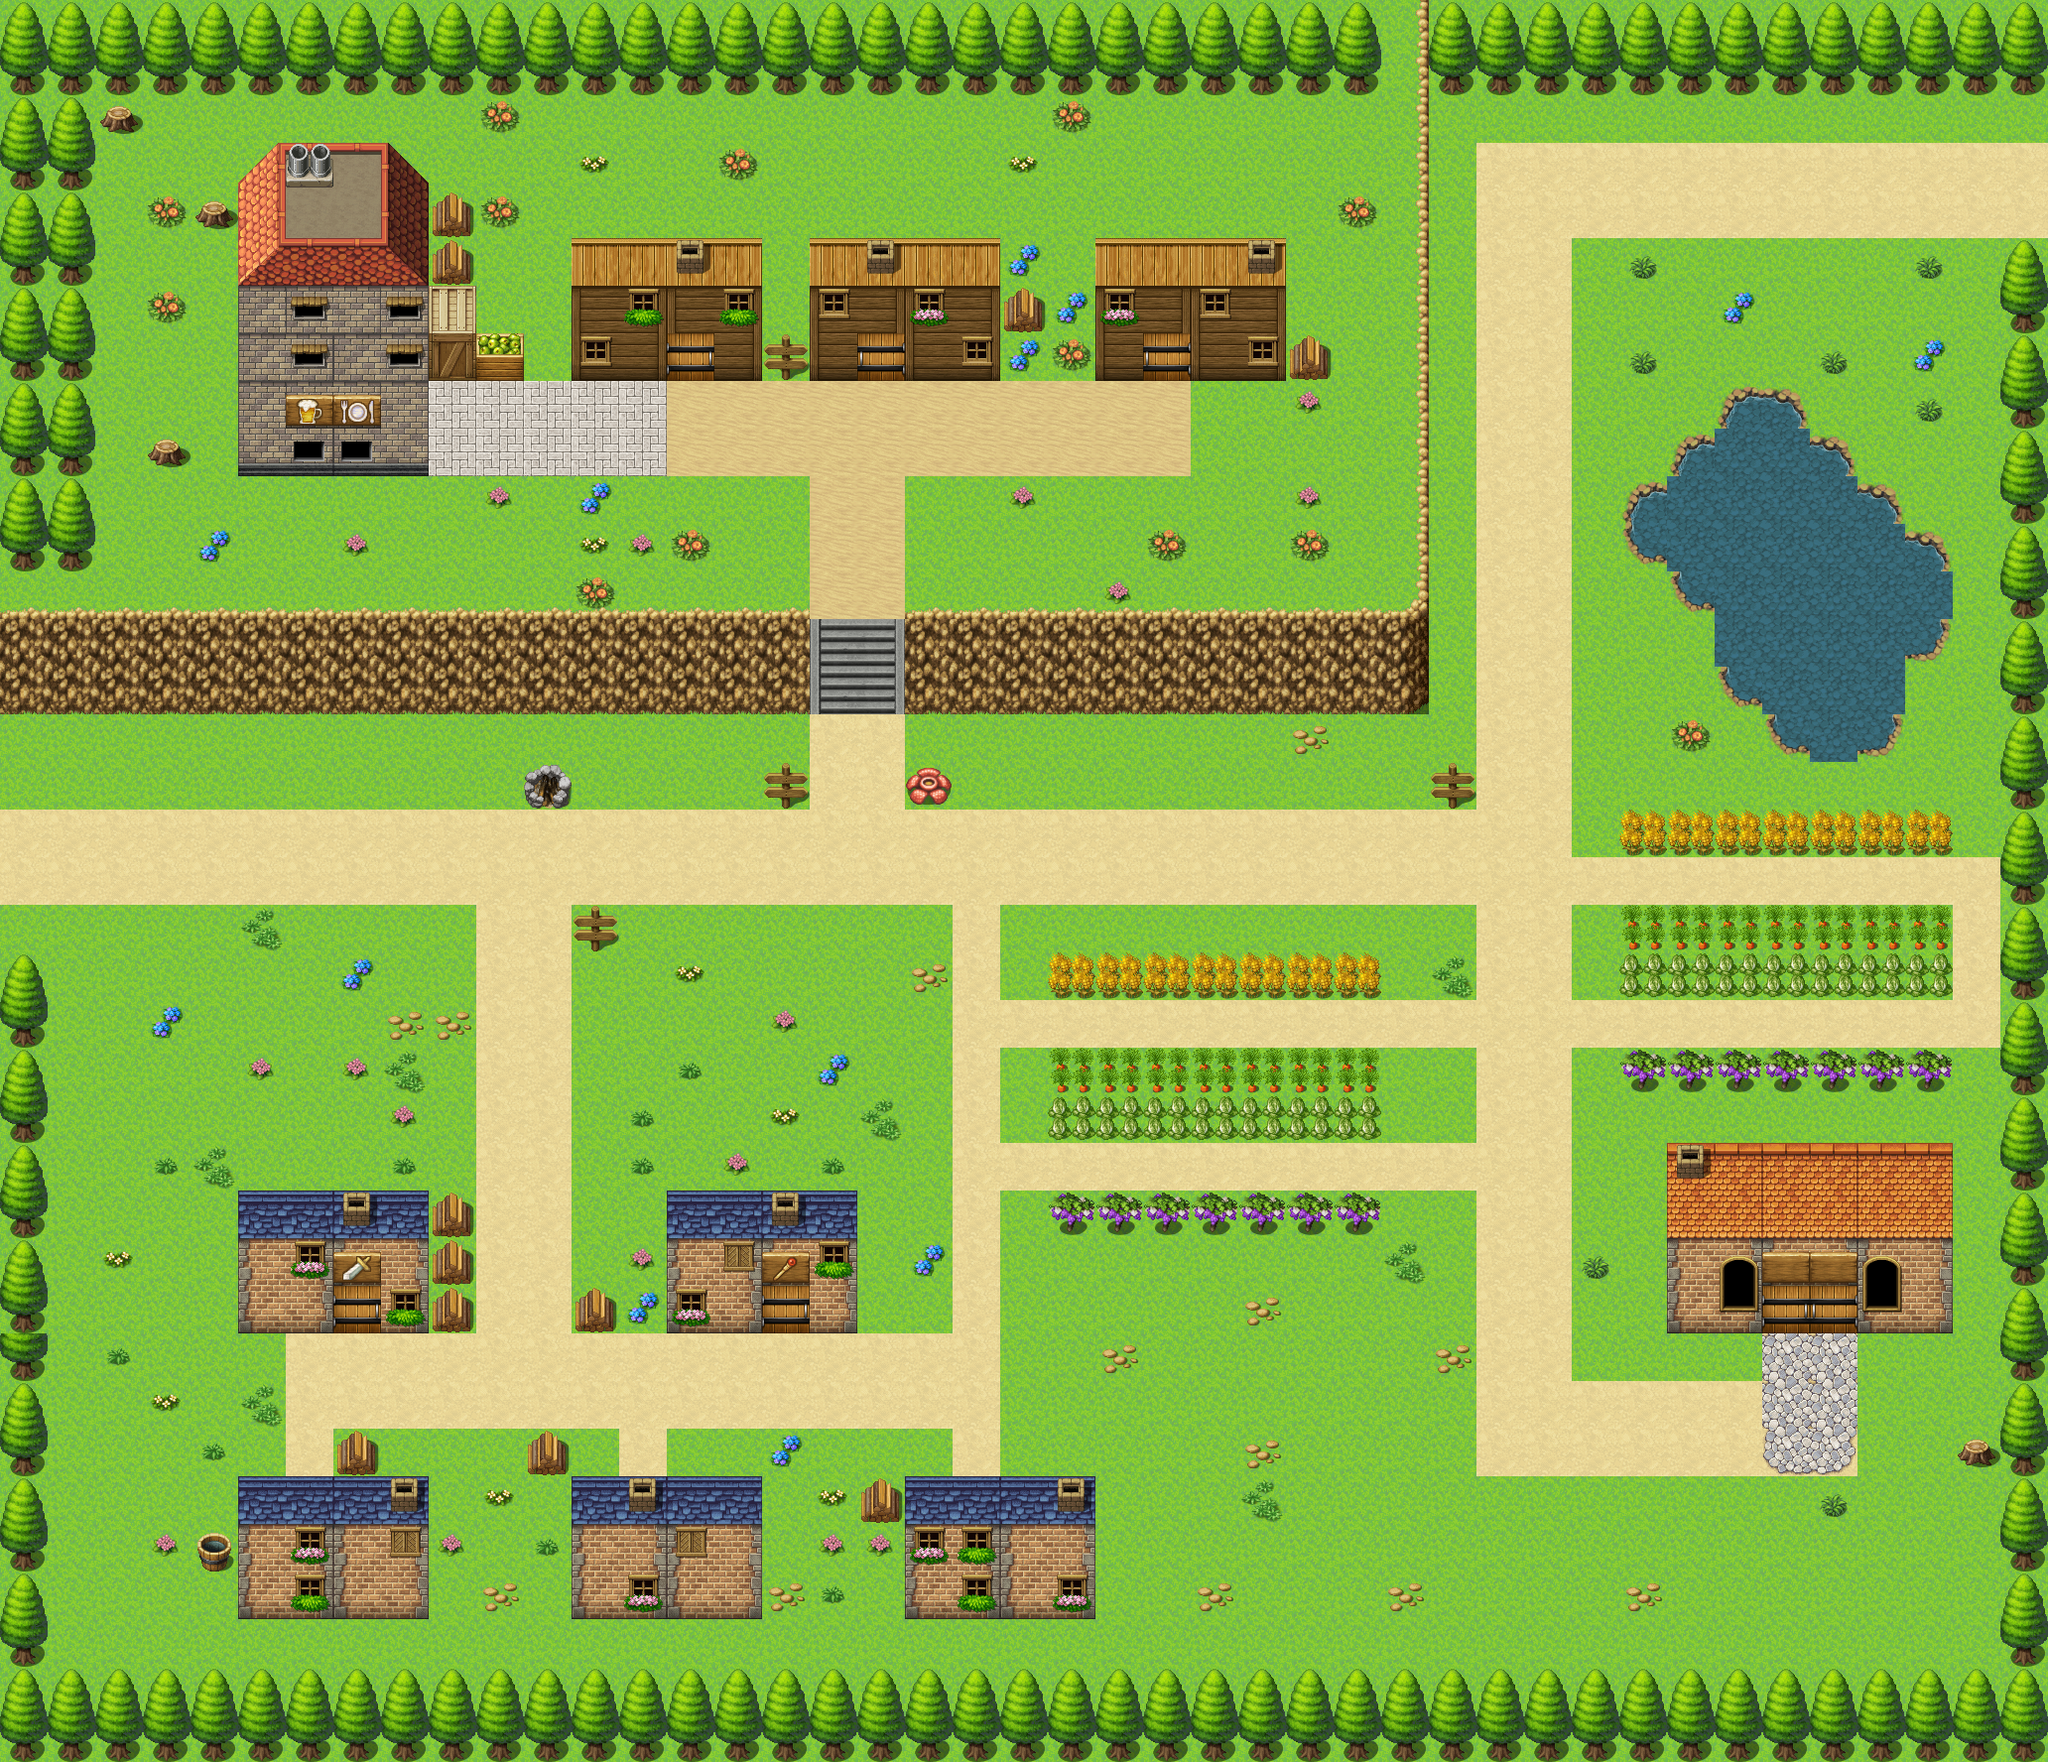

This game map was drawn from its Tiled (.tmx) file and the tilesets committed beside it. A one-line description and the trimmed map source follow:
An orthogonal 43x37 tile map with 48x48 px tiles, 3 tile layers (Background, Collision, Foreground), 8 tilesets and 6 objects (ToForestPath2, ToForestPath1, ToVillage2_PotionsShop, ToVillage2_EquipShop).

<map version="1.9" tiledversion="1.9.2" orientation="orthogonal" renderorder="right-down" width="43" height="37" tilewidth="48" tileheight="48" infinite="0" nextlayerid="5" nextobjectid="10">
 <tileset firstgid="1" source="../Tilesets/Outside_A5.tsx" />
 <tileset firstgid="129" source="../Tilesets/Door.tsx" />
 <tileset firstgid="225" source="../Tilesets/Outside_A3.tsx" />
 <tileset firstgid="353" source="../Tilesets/Outside_B.tsx" />
 <tileset firstgid="609" source="../Tilesets/Outside_C.tsx" />
 <tileset firstgid="865" source="../Tilesets/Outside_A2.tsx" />
 <tileset firstgid="1057" source="../Tilesets/Outside_A4.tsx" />
 <tileset firstgid="1297" source="../Tilesets/Outside_A1.tsx" />
 <layer id="1" name="Background" width="43" height="37">
  <data>[1591 cells, 1495 non-empty, 14 distinct tile ids]</data>
 </layer>
 <layer id="2" name="Collision" width="43" height="37">
  <data>[1591 cells, 598 non-empty, 62 distinct tile ids]</data>
 </layer>
 <layer id="3" name="Foreground" width="43" height="37">
  <data>[1591 cells, 138 non-empty, 24 distinct tile ids]</data>
 </layer>
 <objectgroup id="4" name="Transitions">
  <object id="1" name="ToForestPath2" x="0" y="720" width="48" height="239.333" />
  <object id="2" name="ToForestPath1" x="2016" y="96" width="48" height="144" />
  <object id="3" x="2507.33" y="696.667" width="18" height="8" />
  <object id="7" x="768" y="1344" width="48" height="48" />
  <object id="9" name="ToVillage2_PotionsShop" x="768" y="1344" width="48" height="48" />
  <object id="8" name="ToVillage2_EquipShop" x="336" y="1344" width="48" height="48" />
 </objectgroup>
</map>
